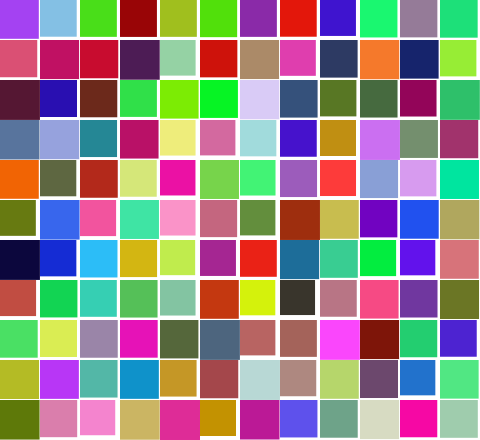
Frame 1 (no input)
Frame 60 (the mouse pressed at the canvas centre just before this capture): identical to frame 1, image omitted
Frame 120 (the mouse held since frame 60 and released just before this capture): identical to frame 1, image omitted

The Processing sketch that drew this single still picture (run headless with seeded random() and noise(); from frame 60 on, the mouse is pressed at the canvas centre):

// Processing sketch: processing_56628
// ── processing_56628.pde



// for en dues dimensions
int costat = 40;

void setup()
{
  size(480, 440);
  background(255);
  smooth();


  noStroke();

  for (int x=0; x<width; x+=costat)
  {
    for (int y=0; y<height; y+=costat)
    {
      fill(random(255), random(255), random(255));
      // comenta aquesta linia i descomenta les dues de despres
      //rect(x, y, costat, costat);

      float l = costat - random(5);
      rect(x, y, l, l);
    }
  }
}

void draw()
{
  int x, y;
  for (x=0;x<width;x+=costat)
  {
    for (y=0;y<height;y+=costat)
    { 
      if (mouseX>x && mouseX<(x+costat) && mouseY>y && mouseY<(y+costat))
      {
        if (mousePressed)
        {
          fill(255, 255, 255);
          stroke (0, 0,0);
          strokeWeight(1.6);
          rotate(random (9));
      

          // comenta aquesta linia i descomenta les dues de despres
          rect(x-10, y-10, random(100), random(100));

          //float a=random(50);
          //rect(x-10, y-10, a, a);
        }
      }
    }
  }
}
